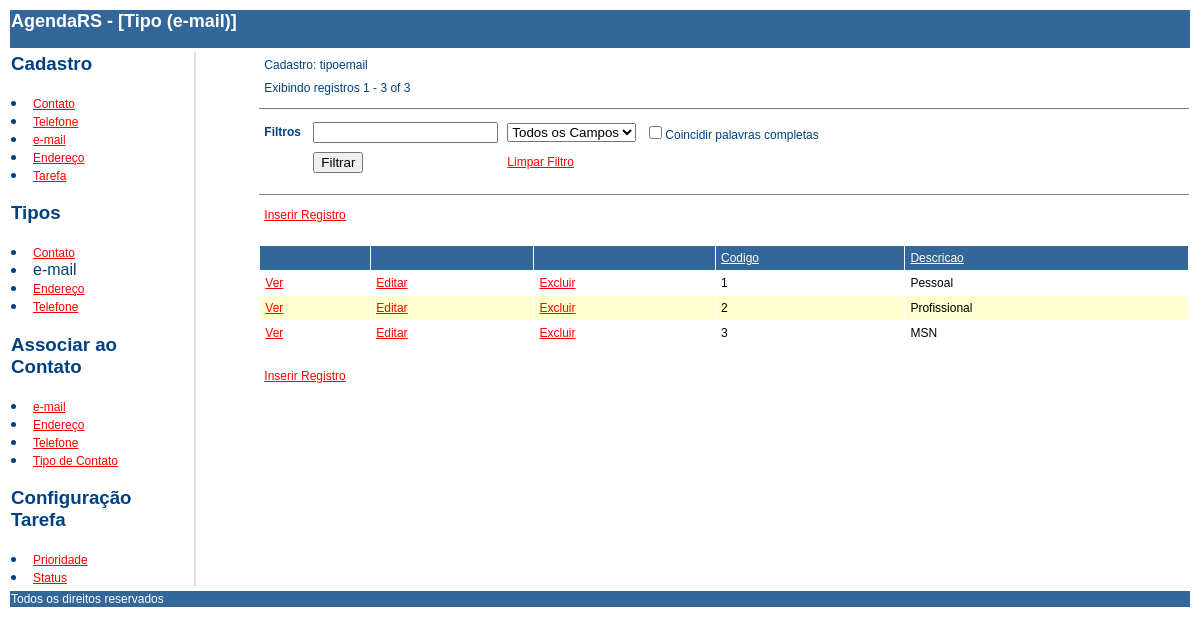
The page /tipoemail.php on the database its author committed.
### tables this page shows
CREATE TABLE `tipoemail` (
  `codigoTipoEmail` int(10) NOT NULL AUTO_INCREMENT,
  `descricao` varchar(80) DEFAULT NULL,
  PRIMARY KEY (`codigoTipoEmail`),
  UNIQUE KEY `pmkCodigoTipoEmail` (`codigoTipoEmail`)
);

### tipoemail.php (the view, shortened to what this page needs)
<?php
$wholeonly = false;
?>
<html>
    <head>
        <link rel="stylesheet" type="text/css" href="style.css">
    </head>
    <body>
        <table class="bd" width="100%"><tr><td class="hr"><h2>AgendaRS - [Tipo (e-mail)]</h2></td></tr></table>
        <table width="100%">
            <tr>
                <td width="10%" valign="top">
                    <h3>Cadastro</h3>
            <li><a href="contato.php?a=reset">Contato</a>
            <li><a href="telefone.php?a=reset">Telefone</a>
            <li><a href="email.php?a=reset">e-mail</a>
            <li><a href="endereco.php?a=reset">Endere&ccedil;o</a>
            <li><a href="tarefa.php?a=reset">Tarefa</a>
                <h3>Tipos</h3>
            <li><a href="tipocontato.php?a=reset">Contato</a>
            <li>e-mail
            <li><a href="tipoendereco.php?a=reset">Endere&ccedil;o</a>
            <li><a href="tipotelefone.php?a=reset">Telefone</a>
                <h3>Associar ao Contato</h3>
            <li><a href="contatoemails.php?a=reset">e-mail</a>
            <li><a href="contatoenderecos.php?a=reset">Endere&ccedil;o</a>
            <li><a href="contatotelefones.php?a=reset">Telefone</a>
            <li><a href="contatotipos.php?a=reset">Tipo de Contato</a>
                <h3>Configura&ccedil;&atilde;o Tarefa</h3>
            <li><a href="tarefaprioridade.php?a=reset">Prioridade</a>
            <li><a href="tarefastatus.php?a=reset">Status</a>
                </td>
            <td width="5%">
            </td>
            <td bgcolor="#e0e0e0">
            </td>
            <td width="5%">
            </td>
            <td width="80%" valign="top">
                <?php
                $conn = connect();
                $showrecs = 20;
                $a = @$_GET["a"];
                $page = @$_GET["page"];
                if (!isset($page))
                    $page = 1;
                switch ($a) {
                    default:
                        select();
                        break;
                }
                ?>
    <table class="bd" width="100%"><tr><td class="hr">Todos os direitos reservados</td></tr></table>
</body>
</html>
<?php
function select() {
    global $showrecs;
    global $page;
    global $filter;
    global $ordtype;
    $checkstr = "";
    if ($ordtype == "asc") {
        $ordtypestr = "desc";
    } else {
        $ordtypestr = "asc";
    }
    $res = sql_select();
    $count = sql_getrecordcount();
    if ($count % $showrecs != 0) {
        $pagecount = intval($count / $showrecs) + 1;
    } else {
        $pagecount = intval($count / $showrecs);
    }
    $startrec = $showrecs * ($page - 1);
    $reccount = min($showrecs * $page, $count);
    ?>
    <table class="bd" border="0" cellspacing="1" cellpadding="4">
        <tr><td>Cadastro: tipoemail</td></tr>
        <tr><td>Exibindo registros <?php echo $startrec + 1 ?> - <?php echo $reccount ?> of <?php echo $count ?></td></tr>
    </table>
    <hr size="1" noshade>
    <form action="tipoemail.php" method="post">
        <table class="bd" border="0" cellspacing="1" cellpadding="4">
            <tr>
                <td><b>Filtros</b>&nbsp;</td>
                <td><input type="text" name="filter" value="<?php echo $filter ?>"></td>
                <td><select name="filter_field">
                        <option value="">Todos os Campos</option>
                    </select></td>
                <td><input type="checkbox" name="wholeonly"<?php echo $checkstr ?>>Coincidir palavras completas</td>
                </td></tr>
            <tr>
                <td>&nbsp;</td>
                <td><input type="submit" name="action" value="Filtrar"></td>
                <td><a href="tipoemail.php?a=reset">Limpar Filtro</a></td>
            </tr>
        </table>
    <hr size="1" noshade>
    <?php showpagenav($page, $pagecount); ?>
    <br>
    <table class="tbl" border="0" cellspacing="1" cellpadding="5"width="100%">
        <tr>
            <td class="hr">&nbsp;</td>
            <td class="hr">&nbsp;</td>
            <td class="hr">&nbsp;</td>
            <td class="hr"><a class="hr" href="tipoemail.php?order=<?php echo "codigoTipoEmail" ?>&type=<?php echo $ordtypestr ?>"><?php echo htmlspecialchars("Codigo") ?></a></td>
            <td class="hr"><a class="hr" href="tipoemail.php?order=<?php echo "descricao" ?>&type=<?php echo $ordtypestr ?>"><?php echo htmlspecialchars("Descricao") ?></a></td>
        </tr>
        <?php
        for ($i = $startrec; $i < $reccount; $i++) {
            $row = mysql_fetch_assoc($res);
            $style = "dr";
            if ($i % 2 != 0) {
                $style = "sr";
            }
            ?>
            <tr>
                <td class="<?php echo $style ?>"><a href="tipoemail.php?a=view&recid=<?php echo $i ?>">Ver</a></td>
                <td class="<?php echo $style ?>"><a href="tipoemail.php?a=edit&recid=<?php echo $i ?>">Editar</a></td>
                <td class="<?php echo $style ?>"><a href="tipoemail.php?a=del&recid=<?php echo $i ?>">Excluir</a></td>
                <td class="<?php echo $style ?>"><?php echo htmlspecialchars($row["codigoTipoEmail"]) ?></td>
                <td class="<?php echo $style ?>"><?php echo htmlspecialchars($row["descricao"]) ?></td>
            </tr>
            <?php
        }
        ?>
    </table>
    <br>
<?php } ?>
<?php
function showpagenav($page, $pagecount) {
    ?>
    <table class="bd" border="0" cellspacing="1" cellpadding="4">
        <tr>
            <td><a href="tipoemail.php?a=add">Inserir Registro</a>&nbsp;</td>
        </tr>
    </table>
<?php } ?>
<?php
function connect() {
    $conn = mysql_connect("127.0.0.1", "root", "");
    return $conn;
}
function sqlstr($val) {
    return str_replace("'", "''", $val);
}
function sql_select() {
    global $conn;
    $sql = "SELECT `codigoTipoEmail`, `descricao` FROM `tipoemail`";
    $res = mysql_query($sql, $conn) or die(mysql_error());
    return $res;
}
function sql_getrecordcount() {
    global $conn;
    global $filter;
    $filterstr = sqlstr($filter);
    $sql = "SELECT COUNT(*) FROM `tipoemail`";
    $res = mysql_query($sql, $conn) or die(mysql_error());
    $row = mysql_fetch_assoc($res);
    reset($row);
    return current($row);
}
?>

### style.css (style rules this page uses)
body { background-color: #FFFFFF; color: #004080; font-family: Arial; font-size: 10px; }
.bd { background-color: #FFFFFF; color: #004080; font-family: Arial; font-size: 12px; }
.tbl { background-color: #FFFFFF; }
a:link { color: #FF0000; font-family: Arial; font-size: 12px; }
.hr { background-color: #336699; color: #FFFFFF; font-family: Arial; font-size: 12px; }
a.hr:link { color: #FFFFFF; font-family: Arial; font-size: 12px; }
.dr { background-color: #FFFFFF; color: #000000; font-family: Arial; font-size: 12px; }
.sr { background-color: #FFFFCF; color: #000000; font-family: Arial; font-size: 12px; }

### rows shown on the page
tipoemail: codigoTipoEmail "1", descricao "Pessoal"
tipoemail: codigoTipoEmail "2", descricao "Profissional"
tipoemail: codigoTipoEmail "3", descricao "MSN"

### other values the page prints
$startrec + 1 "1"
$reccount "3"
$count "3"
